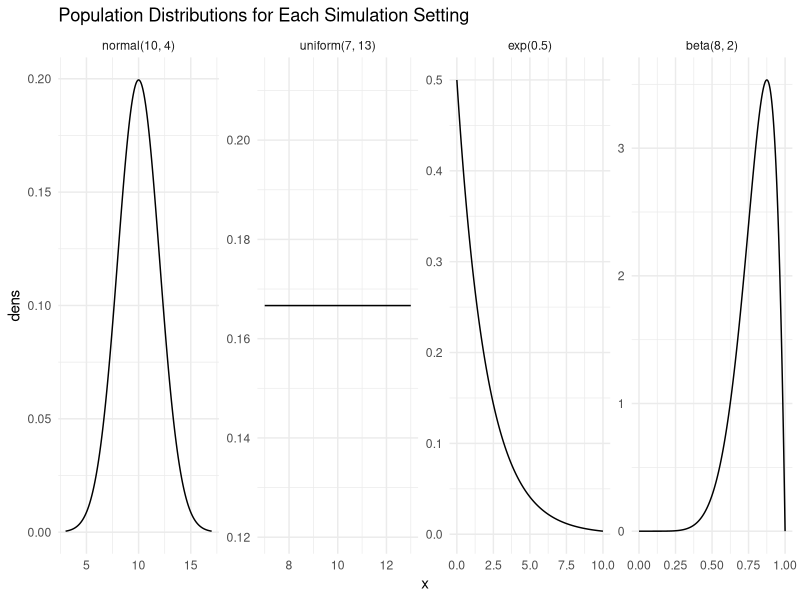
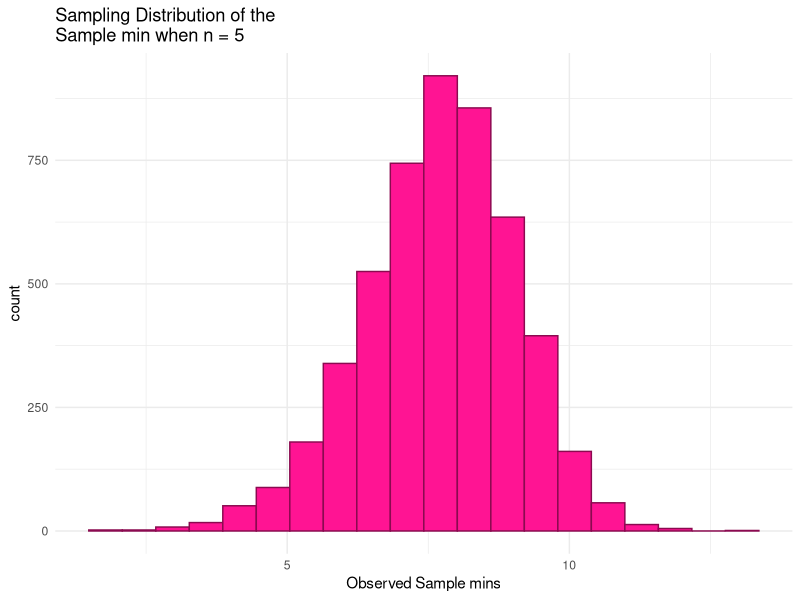
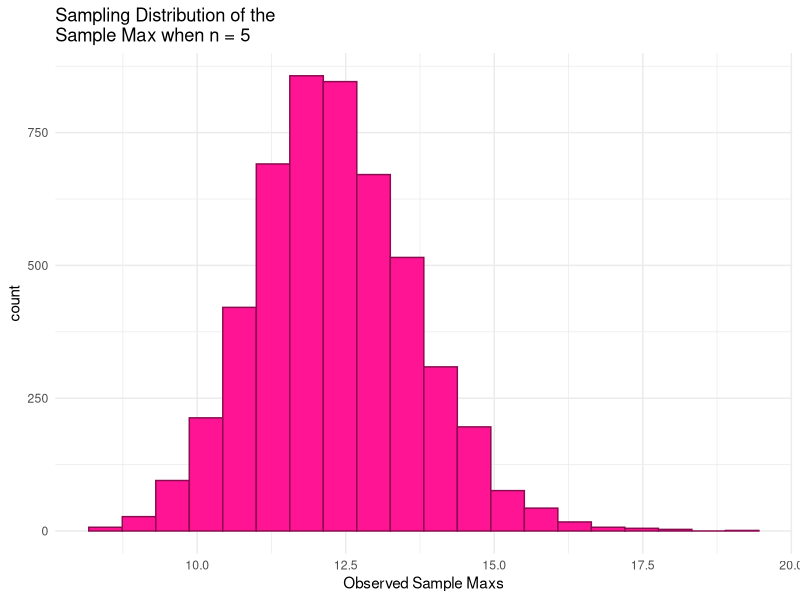
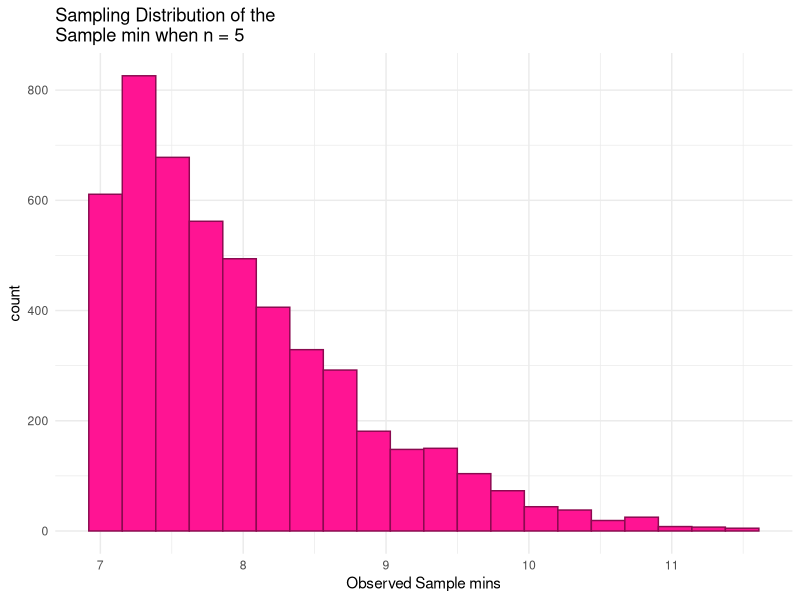
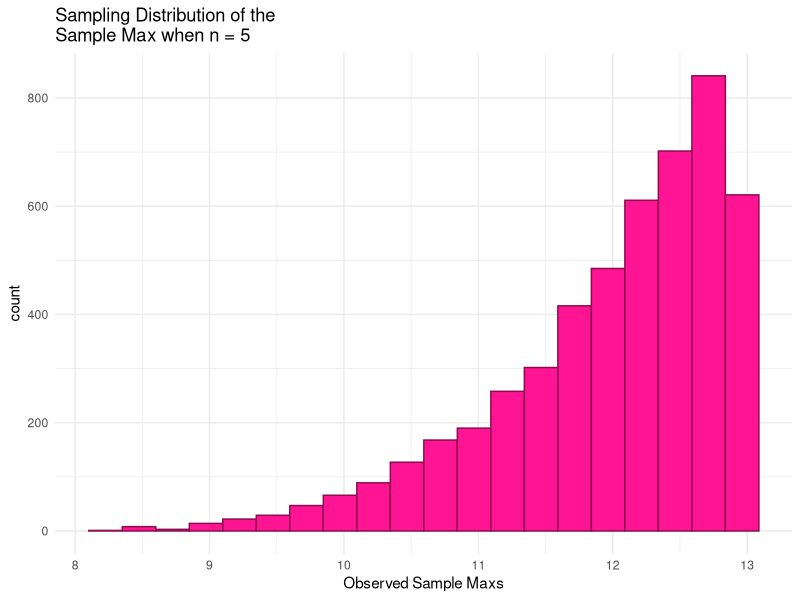
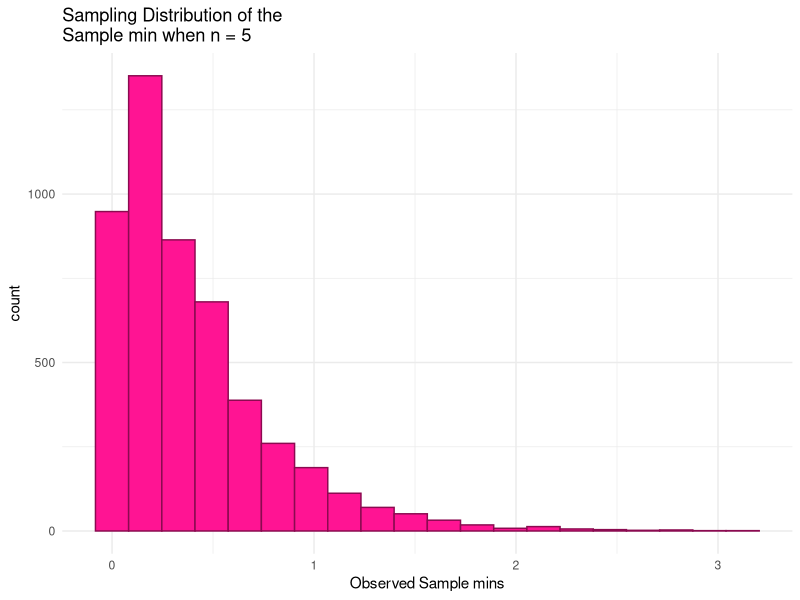
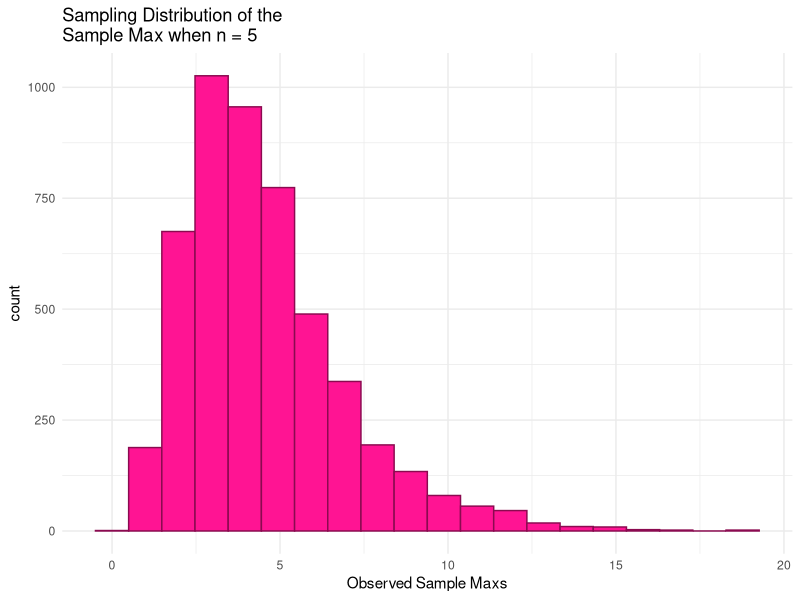
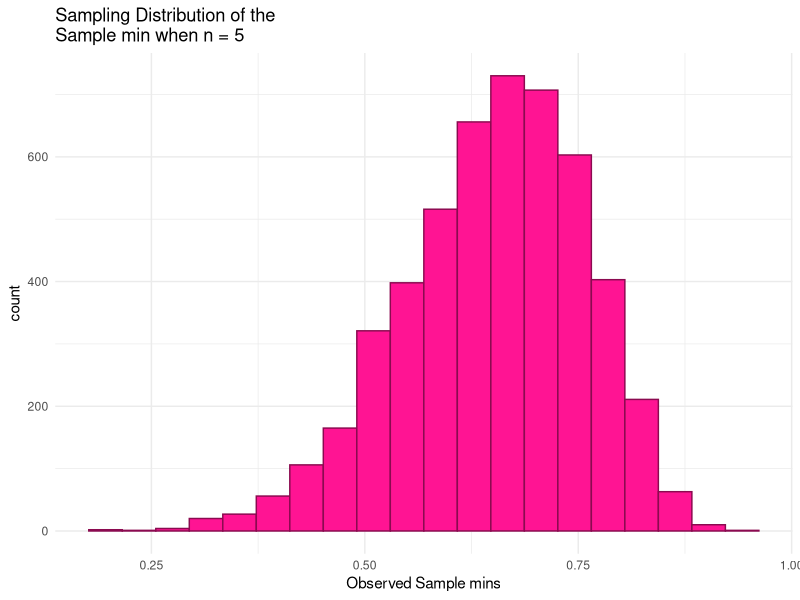

The R script that drew these images, in order:
## ---- chunk 1
#| warning: false
library(tidyverse)
## create population graphs

norm_df <- tibble(x = seq(3, 17, length.out = 1000),
                  dens = dnorm(x, mean = 10, sd = 2),
                  pop = "normal(10, 4)")
unif_df <- tibble(x = seq(7, 13, length.out = 1000),
                  dens = dunif(x, 7, 13),
                  pop = "uniform(7, 13)")
exp_df <- tibble(x = seq(0, 10, length.out = 1000),
                 dens = dexp(x, 0.5),
                 pop = "exp(0.5)")
beta_df <- tibble(x = seq(0, 1, length.out = 1000),
                  dens = dbeta(x, 8, 2),
                  pop = "beta(8, 2)")

pop_plot <- bind_rows(norm_df, unif_df, exp_df, beta_df) |>
  mutate(pop = fct_relevel(pop, c("normal(10, 4)", "uniform(7, 13)",
                                  "exp(0.5)", "beta(8, 2)")))

ggplot(data = pop_plot, aes(x = x, y = dens)) +
  geom_line() +
  theme_minimal() +
  facet_wrap(~ pop, nrow = 1, scales = "free") +
  labs(title = "Population Distributions for Each Simulation Setting")
## ---- chunk 2
n<- 5 
mu<- 10 
sigma<-2

generate_samp_min <- function(mu, sigma, n) {
  
  single_sample <- rnorm(n, mu, sigma)
  sample_min <- min(single_sample)
  
  return(sample_min)
}

generate_samp_max <- function(mu, sigma, n) {
  
  single_sample <- rnorm(n, mu, sigma)
  sample_max <- max(single_sample)
  
  return(sample_max)
}

nsim <- 5000      # number of simulations

## code to map through the function. 
## the \(i) syntax says to just repeat the generate_samp_mean function
## nsim times
mins_norm <- map_dbl(1:nsim, \(i) generate_samp_min(mu = mu, sigma = sigma, n = n))
maxs_norm <- map_dbl(1:nsim, \(i) generate_samp_max(mu = mu, sigma = sigma, n = n))
## print some of the 5000 means
## each number represents the sample mean from __one__ sample.
mins_df_norm <- tibble(mins_norm)
mins_df_norm

maxs_df_norm <- tibble(maxs_norm)
maxs_df_norm

mins_df_norm |>
  summarise(mean_samp_dist = mean(mins_norm),
            var_samp_dist = var(mins_norm),
            sd_samp_dist = sd(mins_norm))
maxs_df_norm |>
  summarise(mean_samp_dist = mean(maxs_norm),
            var_samp_dist = var(maxs_norm),
            sd_samp_dist = sd(maxs_norm))
## ---- chunk 3

ggplot(data = mins_df_norm, aes(x = mins_norm)) +
  geom_histogram(color = "deeppink4", fill = "deeppink1", bins = 20) +
  theme_minimal() +
  labs(x = "Observed Sample mins",
       title = paste("Sampling Distribution of the \nSample min when n =", n))

ggplot(data = maxs_df_norm, aes(x = maxs_norm)) +
  geom_histogram(colour = "deeppink4", fill = "deeppink1", bins = 20) +
  theme_minimal() +
  labs(x = "Observed Sample Maxs",
       title = paste("Sampling Distribution of the \nSample Max when n =", n))
## ---- chunk 4
#| include: false
n<- 5 
theta_1<- 7
theta_2<- 13

generate_samp_min <- function(n, theta_1, theta_2) {
  
  single_sample <- runif(n, theta_1, theta_2)
  sample_min <- min(single_sample)
  
  return(sample_min)
}

generate_samp_max <- function(n, theta_1, theta_2) {
  
  single_sample <- runif(n, theta_1, theta_2)
  sample_max <- max(single_sample)
  
  return(sample_max)
}

nsim <- 5000      # number of simulations

## code to map through the function. 
## the \(i) syntax says to just repeat the generate_samp_mean function
## nsim times
mins_unif <- map_dbl(1:nsim, \(i) generate_samp_min(n = n, theta_1 = theta_1, theta_2 = theta_2))
maxs_unif <- map_dbl(1:nsim, \(i) generate_samp_max(n = n,  theta_1 = theta_1, theta_2 = theta_2))
## print some of the 5000 means
## each number represents the sample mean from __one__ sample.
mins_df_unif <- tibble(mins_unif)
mins_df_unif

maxs_df_unif <- tibble(maxs_unif)
maxs_df_unif

mins_df_unif |>
  summarise(mean_samp_dist = mean(mins_unif),
            var_samp_dist = var(mins_unif),
            sd_samp_dist = sd(mins_unif))
maxs_df_unif |>
  summarise(mean_samp_dist = mean(maxs_unif),
            var_samp_dist = var(maxs_unif),
            sd_samp_dist = sd(maxs_unif))
## ---- chunk 5
ggplot(data = mins_df_unif, aes(x = mins_unif)) +
  geom_histogram(color = "deeppink4", fill = "deeppink1", bins = 20) +
  theme_minimal() +
  labs(x = "Observed Sample mins",
       title = paste("Sampling Distribution of the \nSample min when n =", n))

ggplot(data = maxs_df_unif, aes(x = maxs_unif)) +
  geom_histogram(colour = "deeppink4", fill = "deeppink1", bins = 20) +
  theme_minimal() +
  labs(x = "Observed Sample Maxs",
       title = paste("Sampling Distribution of the \nSample Max when n =", n))
## ---- chunk 6
#| include: false
n<- 5 
lambda <-0.5


generate_samp_min <- function(n, lambda) {
  
  single_sample <- rexp(n, lambda)
  sample_min <- min(single_sample)
  
  return(sample_min)
}

generate_samp_max <- function(n, lambda) {
  
  single_sample <- rexp(n, lambda)
  sample_max <- max(single_sample)
  
  return(sample_max)
}

nsim <- 5000      # number of simulations

## code to map through the function. 
## the \(i) syntax says to just repeat the generate_samp_mean function
## nsim times
mins_exp <- map_dbl(1:nsim, \(i) generate_samp_min(n = n, lambda = lambda))
maxs_exp <- map_dbl(1:nsim, \(i) generate_samp_max(n = n, lambda = lambda))
## print some of the 5000 means
## each number represents the sample mean from __one__ sample.
mins_df_exp<- tibble(mins_exp)
mins_df_exp

maxs_df_exp <- tibble(maxs_exp)
maxs_df_exp

mins_df_exp |>
  summarise(mean_samp_dist = mean(mins_exp),
            var_samp_dist = var(mins_exp),
            sd_samp_dist = sd(mins_exp))
maxs_df_exp |>
  summarise(mean_samp_dist = mean(maxs_exp),
            var_samp_dist = var(maxs_exp),
            sd_samp_dist = sd(maxs_exp))
## ---- chunk 7

ggplot(data = mins_df_exp, aes(x = mins_exp)) +
  geom_histogram(color = "deeppink4", fill = "deeppink1", bins = 20) +
  theme_minimal() +
  labs(x = "Observed Sample mins",
       title = paste("Sampling Distribution of the \nSample min when n =", n))

ggplot(data = maxs_df_exp, aes(x = maxs_exp)) +
  geom_histogram(colour = "deeppink4", fill = "deeppink1", bins = 20) +
  theme_minimal() +
  labs(x = "Observed Sample Maxs",
       title = paste("Sampling Distribution of the \nSample Max when n =", n))
## ---- chunk 8
#| include: false

n<- 5 
shape1<- 8 
shape2<-2

generate_samp_min <- function(n, shape1, shape2) {
  
  single_sample <- rbeta(n, shape1, shape2)
  sample_min <- min(single_sample)
  
  return(sample_min)
}

generate_samp_max <- function(n, shape1, shape2) {
  
  single_sample <- rbeta(n, shape1, shape2)
  sample_max <- max(single_sample)
  
  return(sample_max)
}

nsim <- 5000      # number of simulations

mins_beta <- map_dbl(1:nsim, \(i) generate_samp_min(n = n,  shape1 = shape1, shape2 = shape2))
maxs_beta <- map_dbl(1:nsim, \(i) generate_samp_max(n = n,shape1 = shape1, shape2 = shape2))

mins_df_beta<- tibble(mins_beta)
mins_df_beta

maxs_df_beta <- tibble(maxs_beta)
maxs_df_beta

mins_df_beta |>
  summarise(mean_samp_dist = mean(mins_beta),
            var_samp_dist = var(mins_beta),
            sd_samp_dist = sd(mins_beta))
maxs_df_beta |>
  summarise(mean_samp_dist = mean(maxs_beta),
            var_samp_dist = var(maxs_beta),
            sd_samp_dist = sd(maxs_beta))
## ---- chunk 9
ggplot(data = mins_df_beta, aes(x = mins_beta)) +
  geom_histogram(color = "deeppink4", fill = "deeppink1", bins = 20) +
  theme_minimal() +
  labs(x = "Observed Sample mins",
       title = paste("Sampling Distribution of the \nSample min when n =", n))

ggplot(data = maxs_df_beta, aes(x = maxs_beta)) +
  geom_histogram(colour = "deeppink4", fill = "deeppink1", bins = 20) +
  theme_minimal() +
  labs(x = "Observed Sample Maxs",
       title = paste("Sampling Distribution of the \nSample Max when n =", n))
## ---- chunk 10
n <- 5
## CHANGE 0 and 3 to represent where you want your graph to start and end
## on the x-axis
x <- seq(0,3, length.out = 1000)
## CHANGE to be the pdf you calculated. Note that, as of now, 
## this is not a proper density (it does not integrate to 1).
density_min<-(n*(exp(-0.5*x))^(n-1))*0.5*exp(-0.5*x)

## put into tibble and plot
samp_min_df <- tibble(x, density_min)
ggplot(data = samp_min_df, aes(x = x, y = density_min)) +
  geom_line() +
  theme_minimal()
## ---- chunk 11
n <- 5
## CHANGE 0 and 3 to represent where you want your graph to start and end
## on the x-axis
x_max <- seq(0, 20, length.out = 1000)
## CHANGE to be the pdf you calculated. Note that, as of now, 
## this is not a proper density (it does not integrate to 1).
density <- n*(-exp(-0.5*x_max)+1)^(n-1)*0.5*exp(-0.5*x_max)


## put into tibble and plot
samp_max_df <- tibble(x_max, density)
ggplot(data = samp_max_df, aes(x = x_max, y = density)) +
  geom_line() +
  theme_minimal()
